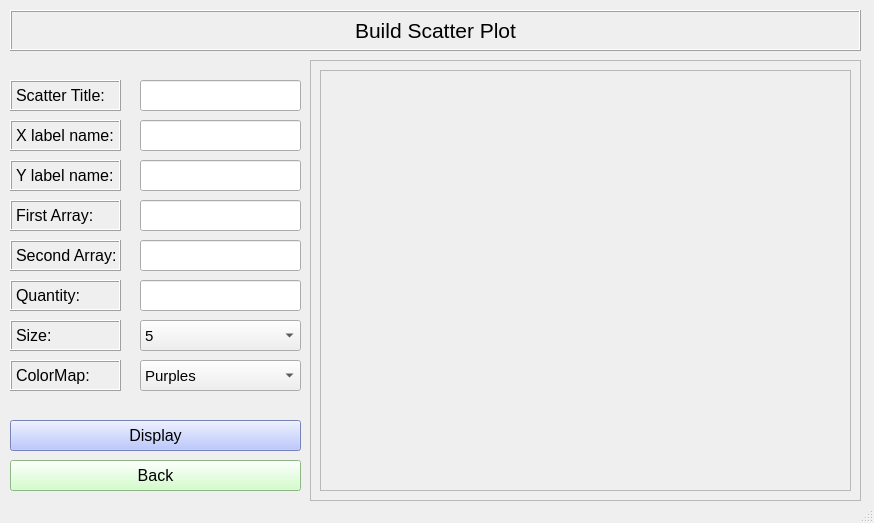
<?xml version="1.0" encoding="UTF-8"?>
<ui version="4.0">
 <class>scatter_page</class>
 <widget class="QMainWindow" name="scatter_page">
  <property name="geometry">
   <rect>
    <x>0</x>
    <y>0</y>
    <width>874</width>
    <height>523</height>
   </rect>
  </property>
  <property name="windowTitle">
   <string>MainWindow</string>
  </property>
  <widget class="QWidget" name="centralwidget">
   <widget class="QLabel" name="scatter_label">
    <property name="geometry">
     <rect>
      <x>10</x>
      <y>10</y>
      <width>851</width>
      <height>41</height>
     </rect>
    </property>
    <property name="font">
     <font>
      <pointsize>16</pointsize>
     </font>
    </property>
    <property name="frameShape">
     <enum>QFrame::Box</enum>
    </property>
    <property name="frameShadow">
     <enum>QFrame::Raised</enum>
    </property>
    <property name="text">
     <string>Build Scatter Plot</string>
    </property>
    <property name="alignment">
     <set>Qt::AlignCenter</set>
    </property>
   </widget>
   <widget class="QFrame" name="fr_down">
    <property name="geometry">
     <rect>
      <x>310</x>
      <y>60</y>
      <width>551</width>
      <height>441</height>
     </rect>
    </property>
    <property name="frameShape">
     <enum>QFrame::StyledPanel</enum>
    </property>
    <property name="frameShadow">
     <enum>QFrame::Raised</enum>
    </property>
    <layout class="QHBoxLayout" name="horizontalLayout">
     <item>
      <widget class="QFrame" name="fr_up">
       <property name="frameShape">
        <enum>QFrame::StyledPanel</enum>
       </property>
       <property name="frameShadow">
        <enum>QFrame::Raised</enum>
       </property>
      </widget>
     </item>
    </layout>
   </widget>
   <widget class="QPushButton" name="back_button">
    <property name="geometry">
     <rect>
      <x>10</x>
      <y>460</y>
      <width>291</width>
      <height>31</height>
     </rect>
    </property>
    <property name="font">
     <font>
      <pointsize>12</pointsize>
     </font>
    </property>
    <property name="styleSheet">
     <string notr="true">background-color: rgb(199, 255, 189);</string>
    </property>
    <property name="text">
     <string>Back</string>
    </property>
   </widget>
   <widget class="QLabel" name="title_label">
    <property name="geometry">
     <rect>
      <x>10</x>
      <y>80</y>
      <width>111</width>
      <height>31</height>
     </rect>
    </property>
    <property name="font">
     <font>
      <pointsize>12</pointsize>
     </font>
    </property>
    <property name="frameShape">
     <enum>QFrame::Box</enum>
    </property>
    <property name="frameShadow">
     <enum>QFrame::Raised</enum>
    </property>
    <property name="text">
     <string>Scatter Title:</string>
    </property>
   </widget>
   <widget class="QLabel" name="x_label">
    <property name="geometry">
     <rect>
      <x>10</x>
      <y>120</y>
      <width>111</width>
      <height>31</height>
     </rect>
    </property>
    <property name="font">
     <font>
      <pointsize>12</pointsize>
     </font>
    </property>
    <property name="frameShape">
     <enum>QFrame::Box</enum>
    </property>
    <property name="frameShadow">
     <enum>QFrame::Raised</enum>
    </property>
    <property name="text">
     <string>X label name:</string>
    </property>
   </widget>
   <widget class="QLabel" name="y_label">
    <property name="geometry">
     <rect>
      <x>10</x>
      <y>160</y>
      <width>111</width>
      <height>31</height>
     </rect>
    </property>
    <property name="font">
     <font>
      <pointsize>12</pointsize>
     </font>
    </property>
    <property name="frameShape">
     <enum>QFrame::Box</enum>
    </property>
    <property name="frameShadow">
     <enum>QFrame::Raised</enum>
    </property>
    <property name="text">
     <string>Y label name:</string>
    </property>
   </widget>
   <widget class="QLabel" name="color_label">
    <property name="geometry">
     <rect>
      <x>10</x>
      <y>360</y>
      <width>111</width>
      <height>31</height>
     </rect>
    </property>
    <property name="font">
     <font>
      <pointsize>12</pointsize>
     </font>
    </property>
    <property name="frameShape">
     <enum>QFrame::Box</enum>
    </property>
    <property name="frameShadow">
     <enum>QFrame::Raised</enum>
    </property>
    <property name="text">
     <string>ColorMap:</string>
    </property>
   </widget>
   <widget class="QLabel" name="first_label">
    <property name="geometry">
     <rect>
      <x>10</x>
      <y>200</y>
      <width>111</width>
      <height>31</height>
     </rect>
    </property>
    <property name="font">
     <font>
      <pointsize>12</pointsize>
     </font>
    </property>
    <property name="frameShape">
     <enum>QFrame::Box</enum>
    </property>
    <property name="frameShadow">
     <enum>QFrame::Raised</enum>
    </property>
    <property name="text">
     <string>First Array:</string>
    </property>
   </widget>
   <widget class="QLabel" name="second_label">
    <property name="geometry">
     <rect>
      <x>10</x>
      <y>240</y>
      <width>111</width>
      <height>31</height>
     </rect>
    </property>
    <property name="font">
     <font>
      <pointsize>12</pointsize>
     </font>
    </property>
    <property name="frameShape">
     <enum>QFrame::Box</enum>
    </property>
    <property name="frameShadow">
     <enum>QFrame::Raised</enum>
    </property>
    <property name="text">
     <string>Second Array:</string>
    </property>
   </widget>
   <widget class="QLabel" name="quantity_label">
    <property name="geometry">
     <rect>
      <x>10</x>
      <y>280</y>
      <width>111</width>
      <height>31</height>
     </rect>
    </property>
    <property name="font">
     <font>
      <pointsize>12</pointsize>
     </font>
    </property>
    <property name="frameShape">
     <enum>QFrame::Box</enum>
    </property>
    <property name="frameShadow">
     <enum>QFrame::Raised</enum>
    </property>
    <property name="text">
     <string>Quantity:</string>
    </property>
   </widget>
   <widget class="QLineEdit" name="t_line">
    <property name="geometry">
     <rect>
      <x>140</x>
      <y>80</y>
      <width>161</width>
      <height>31</height>
     </rect>
    </property>
    <property name="font">
     <font>
      <pointsize>11</pointsize>
     </font>
    </property>
    <property name="text">
     <string/>
    </property>
    <property name="alignment">
     <set>Qt::AlignCenter</set>
    </property>
   </widget>
   <widget class="QLineEdit" name="x_line">
    <property name="geometry">
     <rect>
      <x>140</x>
      <y>120</y>
      <width>161</width>
      <height>31</height>
     </rect>
    </property>
    <property name="font">
     <font>
      <pointsize>11</pointsize>
     </font>
    </property>
    <property name="text">
     <string/>
    </property>
    <property name="alignment">
     <set>Qt::AlignCenter</set>
    </property>
   </widget>
   <widget class="QLineEdit" name="y_line">
    <property name="geometry">
     <rect>
      <x>140</x>
      <y>160</y>
      <width>161</width>
      <height>31</height>
     </rect>
    </property>
    <property name="font">
     <font>
      <pointsize>11</pointsize>
     </font>
    </property>
    <property name="text">
     <string/>
    </property>
    <property name="alignment">
     <set>Qt::AlignCenter</set>
    </property>
   </widget>
   <widget class="QLineEdit" name="f_line">
    <property name="geometry">
     <rect>
      <x>140</x>
      <y>200</y>
      <width>161</width>
      <height>31</height>
     </rect>
    </property>
    <property name="font">
     <font>
      <pointsize>11</pointsize>
     </font>
    </property>
    <property name="text">
     <string/>
    </property>
    <property name="alignment">
     <set>Qt::AlignCenter</set>
    </property>
   </widget>
   <widget class="QLineEdit" name="s_line">
    <property name="geometry">
     <rect>
      <x>140</x>
      <y>240</y>
      <width>161</width>
      <height>31</height>
     </rect>
    </property>
    <property name="font">
     <font>
      <pointsize>11</pointsize>
     </font>
    </property>
    <property name="text">
     <string/>
    </property>
    <property name="alignment">
     <set>Qt::AlignCenter</set>
    </property>
   </widget>
   <widget class="QLineEdit" name="q_line">
    <property name="geometry">
     <rect>
      <x>140</x>
      <y>280</y>
      <width>161</width>
      <height>31</height>
     </rect>
    </property>
    <property name="font">
     <font>
      <pointsize>11</pointsize>
     </font>
    </property>
    <property name="text">
     <string/>
    </property>
    <property name="alignment">
     <set>Qt::AlignCenter</set>
    </property>
   </widget>
   <widget class="QComboBox" name="color_box">
    <property name="geometry">
     <rect>
      <x>140</x>
      <y>360</y>
      <width>161</width>
      <height>31</height>
     </rect>
    </property>
    <property name="font">
     <font>
      <pointsize>11</pointsize>
     </font>
    </property>
    <item>
     <property name="text">
      <string>Purples</string>
     </property>
    </item>
    <item>
     <property name="text">
      <string>Greens</string>
     </property>
    </item>
    <item>
     <property name="text">
      <string>Oranges</string>
     </property>
    </item>
    <item>
     <property name="text">
      <string>Spectral</string>
     </property>
    </item>
    <item>
     <property name="text">
      <string>nipy_spectral</string>
     </property>
    </item>
   </widget>
   <widget class="QPushButton" name="display_button">
    <property name="geometry">
     <rect>
      <x>10</x>
      <y>420</y>
      <width>291</width>
      <height>31</height>
     </rect>
    </property>
    <property name="font">
     <font>
      <pointsize>12</pointsize>
     </font>
    </property>
    <property name="styleSheet">
     <string notr="true">background-color: rgb(166, 183, 255);</string>
    </property>
    <property name="text">
     <string>Display</string>
    </property>
   </widget>
   <widget class="QLabel" name="size_label">
    <property name="geometry">
     <rect>
      <x>10</x>
      <y>320</y>
      <width>111</width>
      <height>31</height>
     </rect>
    </property>
    <property name="font">
     <font>
      <pointsize>12</pointsize>
     </font>
    </property>
    <property name="frameShape">
     <enum>QFrame::Box</enum>
    </property>
    <property name="frameShadow">
     <enum>QFrame::Raised</enum>
    </property>
    <property name="text">
     <string>Size:</string>
    </property>
   </widget>
   <widget class="QComboBox" name="size_box">
    <property name="geometry">
     <rect>
      <x>140</x>
      <y>320</y>
      <width>161</width>
      <height>31</height>
     </rect>
    </property>
    <property name="font">
     <font>
      <pointsize>11</pointsize>
     </font>
    </property>
    <item>
     <property name="text">
      <string>5</string>
     </property>
    </item>
    <item>
     <property name="text">
      <string>10</string>
     </property>
    </item>
    <item>
     <property name="text">
      <string>15</string>
     </property>
    </item>
   </widget>
  </widget>
  <widget class="QStatusBar" name="statusbar"/>
 </widget>
 <resources/>
 <connections/>
</ui>
